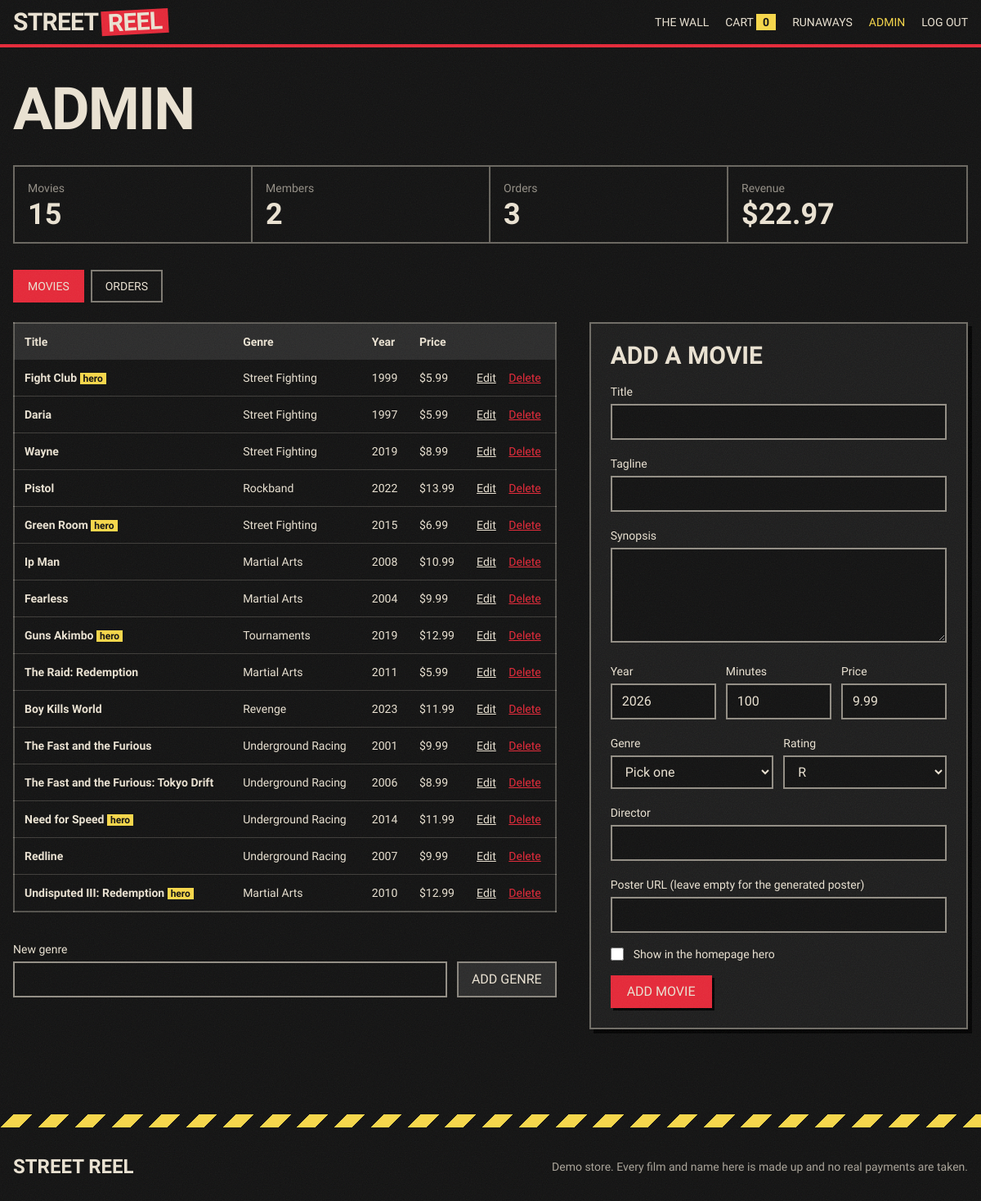
/admin.php (signed in), run on the app's committed database.
### tables this page shows
CREATE TABLE `users` (
  `id` int(10) UNSIGNED NOT NULL,
  `name` varchar(60) NOT NULL,
  `email` varchar(190) NOT NULL,
  `password_hash` varchar(255) NOT NULL,
  `role` enum('user','admin') NOT NULL DEFAULT 'user',
  `created_at` timestamp NOT NULL DEFAULT current_timestamp()
);

CREATE TABLE `movies` (
  `id` int(10) UNSIGNED NOT NULL,
  `title` varchar(120) NOT NULL,
  `tagline` varchar(160) NOT NULL DEFAULT '',
  `synopsis` text NOT NULL,
  `release_year` smallint(5) UNSIGNED NOT NULL,
  `runtime_min` smallint(5) UNSIGNED NOT NULL,
  `rating` varchar(8) NOT NULL DEFAULT 'R',
  `director` varchar(80) NOT NULL,
  `price` decimal(8,2) NOT NULL,
  `genre_id` int(10) UNSIGNED DEFAULT NULL,
  `poster_url` varchar(255) DEFAULT NULL,
  `featured` tinyint(1) NOT NULL DEFAULT 0,
  `created_at` timestamp NOT NULL DEFAULT current_timestamp()
);

CREATE TABLE `genres` (
  `id` int(10) UNSIGNED NOT NULL,
  `name` varchar(60) NOT NULL,
  `slug` varchar(80) NOT NULL
);

### includes/bootstrap.php (called while the page is built, shortened)
<?php
require_once __DIR__ . '/db.php';
function e($v): string { return htmlspecialchars((string)$v, ENT_QUOTES | ENT_SUBSTITUTE, 'UTF-8'); }
function money($n): string { return CURRENCY . number_format((float)$n, 2); }
function current_user(): ?array {
    static $user = false;
    if ($user !== false) return $user;
    $user = null;
    if (!empty($_SESSION['uid'])) {
        $st = db()->prepare('SELECT id, name, email, role FROM users WHERE id = ?');
        $st->execute([$_SESSION['uid']]);
        $user = $st->fetch() ?: null;
    }
    return $user;
}
function require_login(): array {
    $u = current_user();
    return $u;
}
function require_admin(): array {
    $u = require_login();
    return $u;
}
function cart_count(?int $uid): int {
    $st = db()->prepare('SELECT COUNT(*) FROM cart_items WHERE user_id = ?');
    $st->execute([$uid]);
    return (int)$st->fetchColumn();
}

### includes/db.php (called while the page is built, shortened)
<?php
function db(): PDO {
    static $pdo = null;
    if ($pdo) return $pdo;
    try {
        $pdo = new PDO(
            'mysql:host=' . DB_HOST . ';dbname=' . DB_NAME . ';charset=utf8mb4',
            DB_USER, DB_PASS,
            [
                PDO::ATTR_ERRMODE            => PDO::ERRMODE_EXCEPTION,
                PDO::ATTR_DEFAULT_FETCH_MODE => PDO::FETCH_ASSOC,
                PDO::ATTR_EMULATE_PREPARES   => false,
            ]
        );
    } catch (PDOException $e) {
        http_response_code(500);
        $msg = 'Database unreachable. Start MySQL in XAMPP, check includes/config.php, then run install.php.';
        if (str_contains($_SERVER['SCRIPT_NAME'] ?? '', '/api/')) {
            header('Content-Type: application/json');
            echo json_encode(['error' => $msg]);
        } else {
            header('Content-Type: text/plain; charset=utf-8');
            echo $msg;
        }
        exit;
    }
    return $pdo;
}

### admin.php (the view, shortened to what this page needs)
<?php
require __DIR__ . '/includes/layout.php';
$admin = require_admin();
$pdo = db();
$ratings = ['G', 'PG', 'PG-13', 'R', 'NC-17', 'NR'];
$tab = ($_GET['tab'] ?? 'movies') === 'orders' ? 'orders' : 'movies';
if (!isset($editing)) {
    $editing = ['id' => 0, 'title' => '', 'tagline' => '', 'synopsis' => '', 'release_year' => date('Y'), 'runtime_min' => 100,
                'rating' => 'R', 'director' => '', 'price' => '9.99', 'genre_id' => 0, 'poster_url' => '', 'featured' => 0];
}
$movies = $pdo->query('SELECT m.id, m.title, m.release_year, m.price, m.featured, g.name AS genre FROM movies m LEFT JOIN genres g ON g.id = m.genre_id ORDER BY m.id DESC')->fetchAll();
$stats = [
    'Movies'  => (int)$pdo->query('SELECT COUNT(*) FROM movies')->fetchColumn(),
    'Members' => (int)$pdo->query('SELECT COUNT(*) FROM users')->fetchColumn(),
    'Orders'  => (int)$pdo->query("SELECT COUNT(*) FROM orders WHERE status='paid'")->fetchColumn(),
    'Revenue' => money($pdo->query("SELECT COALESCE(SUM(total),0) FROM orders WHERE status='paid'")->fetchColumn()),
];
$orders = $tab === 'orders'
    ? $pdo->query("SELECT o.id, o.total, o.payment_method, o.status, o.created_at, u.name, u.email FROM orders o JOIN users u ON u.id = o.user_id ORDER BY o.id DESC LIMIT 100")->fetchAll()
    : [];
$input = 'mt-1 w-full bg-asphalt border-2 border-paper/60 px-3 py-2 font-mono focus:border-hazard';
page_start('Admin');
echo h1('Admin');
?>
<dl class="mt-8 grid grid-cols-2 md:grid-cols-4 border-2 border-paper/40">
  <?php foreach ($stats as $label => $val): ?>
    <div class="p-4 border-b-2 md:border-b-0 border-r-2 last:border-r-0 border-paper/40"><dt class="font-mono text-sm text-paper/60"><?= e($label) ?></dt><dd class="font-display font-black text-4xl leading-none mt-1"><?= e($val) ?></dd></div>
  <?php endforeach; ?>
</dl>
<nav class="mt-8 flex gap-2 font-stencil uppercase text-sm" aria-label="Admin sections">
  <a href="admin.php" class="px-4 py-2 border-2 <?= $tab === 'movies' ? 'bg-blood border-blood' : 'border-paper/50 hover:border-hazard' ?>">Movies</a>
  <a href="admin.php?tab=orders" class="px-4 py-2 border-2 <?= $tab === 'orders' ? 'bg-blood border-blood' : 'border-paper/50 hover:border-hazard' ?>">Orders</a>
</nav>
<?php if ($tab === 'orders'): ?>
  <div class="mt-6 overflow-x-auto">
    <table class="w-full font-mono text-sm text-left border-2 border-paper/30">
      <thead class="bg-concrete"><tr><th class="p-3">Order</th><th class="p-3">Date</th><th class="p-3">Member</th><th class="p-3">Paid with</th><th class="p-3">Status</th><th class="p-3 text-right">Total</th></tr></thead>
      <tbody class="divide-y divide-paper/20">
      <?php foreach ($orders as $o): ?>
        <tr><td class="p-3 font-bold">#<?= (int)$o['id'] ?></td><td class="p-3 whitespace-nowrap"><?= e(date('M j, Y H:i', strtotime($o['created_at']))) ?></td><td class="p-3"><?= e($o['name']) ?> <span class="text-paper/60"><?= e($o['email']) ?></span></td><td class="p-3"><?= e($o['payment_method']) ?></td><td class="p-3"><?= e($o['status']) ?></td><td class="p-3 text-right font-bold"><?= money($o['total']) ?></td></tr>
      <?php endforeach; ?>
      <?php if (!$orders): ?><tr><td colspan="6" class="p-6 text-center text-paper/70">No orders yet.</td></tr><?php endif; ?>
      </tbody>
    </table>
  </div>
<?php else: ?>
<div class="mt-6 grid lg:grid-cols-12 gap-10">
  <section class="lg:col-span-7 overflow-x-auto">
    <table class="w-full font-mono text-sm text-left border-2 border-paper/30">
      <thead class="bg-concrete"><tr><th class="p-3">Title</th><th class="p-3">Genre</th><th class="p-3">Year</th><th class="p-3">Price</th><th class="p-3"><span class="sr-only">Actions</span></th></tr></thead>
      <tbody class="divide-y divide-paper/20">
      <?php foreach ($movies as $m): ?>
        <tr>
          <td class="p-3 font-bold"><?= e($m['title']) ?><?= $m['featured'] ? ' <span class="bg-hazard text-asphalt px-1 text-xs">hero</span>' : '' ?></td>
          <td class="p-3"><?= e($m['genre'] ?? '-') ?></td>
          <td class="p-3"><?= (int)$m['release_year'] ?></td>
          <td class="p-3"><?= money($m['price']) ?></td>
          <td class="p-3 whitespace-nowrap">
            <a href="admin.php?edit=<?= (int)$m['id'] ?>" class="underline hover:text-hazard">Edit</a>
            <form method="post" class="inline ml-3" onsubmit="return confirm('Delete <?= e(addslashes($m['title'])) ?>? This also clears it from carts.')">
              <button class="underline text-blood hover:text-paper">Delete</button>
            </form>
          </td>
        </tr>
      <?php endforeach; ?>
      </tbody>
    </table>
    <form method="post" class="mt-8 flex flex-wrap items-end gap-3">
      <label class="flex-1 min-w-[200px]"><span class="font-mono text-sm">New genre</span><input name="genre_name" maxlength="60" class="<?= $input ?>"></label>
      <button class="bg-concrete border-2 border-paper/50 font-stencil uppercase px-4 py-2 hover:border-hazard">Add genre</button>
    </form>
  </section>
  <section class="lg:col-span-5">
    <form method="post" class="bg-charcoal border-2 border-paper/40 p-6 slab space-y-4" id="movieForm">
      <h2 class="font-display font-black uppercase text-3xl leading-none"><?= $editing['id'] ? 'Edit movie' : 'Add a movie' ?></h2>
      <label class="block"><span class="font-mono text-sm">Title</span><input name="title" required maxlength="120" value="<?= e($editing['title']) ?>" class="<?= $input ?>"></label>
      <label class="block"><span class="font-mono text-sm">Tagline</span><input name="tagline" maxlength="160" value="<?= e($editing['tagline']) ?>" class="<?= $input ?>"></label>
      <label class="block"><span class="font-mono text-sm">Synopsis</span><textarea name="synopsis" required rows="4" class="<?= $input ?>"><?= e($editing['synopsis']) ?></textarea></label>
      <div class="grid grid-cols-3 gap-3">
        <label class="block"><span class="font-mono text-sm">Year</span><input name="release_year" type="number" min="1900" max="2100" required value="<?= e($editing['release_year']) ?>" class="<?= $input ?>"></label>
        <label class="block"><span class="font-mono text-sm">Minutes</span><input name="runtime_min" type="number" min="1" max="600" required value="<?= e($editing['runtime_min']) ?>" class="<?= $input ?>"></label>
        <label class="block"><span class="font-mono text-sm">Price</span><input name="price" type="number" step="0.01" min="0" max="9999" required value="<?= e($editing['price']) ?>" class="<?= $input ?>"></label>
      </div>
      <div class="grid grid-cols-2 gap-3">
        <label class="block"><span class="font-mono text-sm">Genre</span>
          <select name="genre_id" required class="<?= $input ?>"><option value="">Pick one</option>
          </select></label>
        <label class="block"><span class="font-mono text-sm">Rating</span>
          <select name="rating" class="<?= $input ?>"><?php foreach ($ratings as $r): ?><option <?= $editing['rating'] === $r ? 'selected' : '' ?>><?= e($r) ?></option><?php endforeach; ?></select></label>
      </div>
      <label class="block"><span class="font-mono text-sm">Director</span><input name="director" required maxlength="80" value="<?= e($editing['director']) ?>" class="<?= $input ?>"></label>
      <label class="block"><span class="font-mono text-sm">Poster URL (leave empty for the generated poster)</span><input name="poster_url" type="url" maxlength="255" value="<?= e($editing['poster_url']) ?>" class="<?= $input ?>"></label>
      <label class="flex items-center gap-3 font-mono text-sm"><input type="checkbox" name="featured" value="1" <?= !empty($editing['featured']) ? 'checked' : '' ?> class="accent-[#E32636] w-4 h-4"> Show in the homepage hero</label>
      <div class="flex gap-3">
        <button class="bg-blood font-stencil uppercase px-5 py-2 slab-sm press"><?= $editing['id'] ? 'Save changes' : 'Add movie' ?></button>
      </div>
    </form>
  </section>
</div>
<?php endif; ?>
<?php page_end();

### includes/layout.php (shortened to what this page needs)
<?php
require_once __DIR__ . '/bootstrap.php';
function brand_html(): string {
    $parts = explode(' ', BRAND_NAME, 2);
    return '<span>' . e($parts[0]) . '</span><span class="bg-blood text-paper px-2 -rotate-3 inline-block ml-1">' . e($parts[1]) . '</span>';
}
function page_start(string $title, string $main = 'max-w-7xl'): void {
    $u = current_user();
    $count = cart_count($u['id'] ?? null);
    ?><!doctype html>
<html lang="en">
<head>
<script src="https://cdn.tailwindcss.com"></script>
</head>
<body class="font-body antialiased">
<header class="sticky top-0 z-40 bg-asphalt border-b-4 border-blood">
  <div class="mx-auto max-w-7xl px-4 py-3 flex items-center gap-x-5 gap-y-1 flex-wrap">
    <a href="index.html" class="font-display font-black uppercase text-3xl leading-none tracking-tight flex items-center"><?= brand_html() ?></a>
    <nav class="ml-auto flex items-center gap-x-5 gap-y-1 flex-wrap font-stencil text-sm uppercase" aria-label="Main">
      <a href="index.html#wall" class="hover:text-hazard">The wall</a>
      <a href="cart.php" class="hover:text-hazard">Cart <span class="inline-block min-w-[1.5rem] text-center bg-hazard text-asphalt font-mono font-bold px-1"><?= $count ?></span></a>
      <?php if ($u): ?>
        <a href="account.php" class="hover:text-hazard"><?= e($u['name']) ?></a>
        <?php if ($u['role'] === 'admin'): ?><a href="admin.php" class="text-hazard hover:underline">Admin</a><?php endif; ?>
        <form action="logout.php" method="post" class="inline"><?= csrf_field() ?><button class="hover:text-blood uppercase">Log out</button></form>
      <?php else: ?>
        <a href="login.php" class="hover:text-hazard">Log in</a>
        <a href="register.php" class="bg-blood px-3 py-1 slab-sm press">Sign up</a>
      <?php endif; ?>
    </nav>
  </div>
</header>
<main id="main" class="mx-auto <?= e($main) ?> px-4 py-10">
<?php
}
function page_end(): void { ?>
</main>
<footer class="mt-16">
  <div class="hazard h-4"></div>
  <div class="mx-auto max-w-7xl px-4 py-8 flex flex-wrap items-center justify-between gap-4 font-mono text-sm text-paper/70">
    <span class="font-display font-black uppercase text-2xl text-paper"><?= e(BRAND_NAME) ?></span>
    <span>Demo store. Every film and name here is made up and no real payments are taken.</span>
  </div>
</footer>
</body>
</html>
<?php
}
function h1(string $text, string $extra = ''): string {
    return '<h1 class="font-display font-black uppercase leading-[.85] tracking-tight text-5xl sm:text-7xl ' . $extra . '">' . e($text) . '</h1>';
}

### includes/layout.php (style rules this page uses)
:root { --asphalt:#101010;--charcoal:#1B1B1B;--concrete:#292929;--blood:#E32636;--paper:#E8E0D0;--hazard:#F5D547 }
html { background:var(--asphalt) }
body { background:var(--asphalt);color:var(--paper);font-family:'Barlow',system-ui,sans-serif;min-height:100vh }
body::before { content:"";position:fixed;inset:0;z-index:55;pointer-events:none;opacity:.08;mix-blend-mode:screen; }
.hazard { background:repeating-linear-gradient(-45deg,var(--hazard) 0 16px,var(--asphalt) 16px 32px) }
.slab { box-shadow:5px 5px 0 #000 }
.slab-sm { box-shadow:3px 3px 0 #000 }
.press { transition:transform .08s,box-shadow .08s }

### data on the page
users: name "RUNAWAYS"
movies: title "Fight Club", featured "hero", genre.name "Street Fighting", release_year "1999", price "$5.99"
movies: title "Daria", genre.name "Street Fighting", release_year "1997", price "$5.99"
movies: title "Wayne", genre.name "Street Fighting", release_year "2019", price "$8.99"
movies: title "Pistol", genre.name "Rockband", release_year "2022", price "$13.99"
movies: title "Green Room", featured "hero", genre.name "Street Fighting", release_year "2015", price "$6.99"
movies: title "Ip Man", genre.name "Martial Arts", release_year "2008", price "$10.99"
movies: title "Fearless", genre.name "Martial Arts", release_year "2004", price "$9.99"
movies: title "Guns Akimbo", featured "hero", genre.name "Tournaments", release_year "2019", price "$12.99"
movies: title "The Raid: Redemption", genre.name "Martial Arts", release_year "2011", price "$5.99"
movies: title "Boy Kills World", genre.name "Revenge", release_year "2023", price "$11.99"
movies: title "The Fast and the Furious", genre.name "Underground Racing", release_year "2001", price "$9.99"
movies: title "The Fast and the Furious: Tokyo Drift", genre.name "Underground Racing", release_year "2006", price "$8.99"
movies: title "Need for Speed", featured "hero", genre.name "Underground Racing", release_year "2014", price "$11.99"
movies: title "Redline", genre.name "Underground Racing", release_year "2007", price "$9.99"
movies: title "Undisputed III: Redemption", featured "hero", genre.name "Martial Arts", release_year "2010", price "$12.99"

### other printed values
$parts[0] "STREET"
$parts[1] "REEL"
$count "0"
$text "ADMIN"
$label "Movies"
$val "15"
$label "Members"
$val "2"
$label "Orders"
$val "3"
$label "Revenue"
$val "$22.97"
BRAND_NAME "STREET REEL"
form field rating "R"
